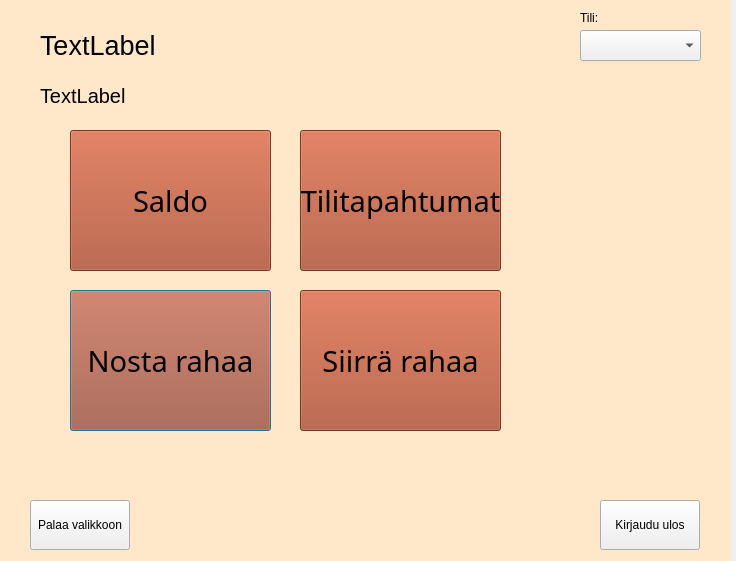
<?xml version="1.0" encoding="UTF-8"?>
<ui version="4.0">
 <class>KorttiWindow</class>
 <widget class="QDialog" name="KorttiWindow">
  <property name="geometry">
   <rect>
    <x>0</x>
    <y>0</y>
    <width>736</width>
    <height>561</height>
   </rect>
  </property>
  <property name="windowTitle">
   <string>BankSimul</string>
  </property>
  <widget class="QLabel" name="labelidkortti">
   <property name="geometry">
    <rect>
     <x>40</x>
     <y>30</y>
     <width>651</width>
     <height>31</height>
    </rect>
   </property>
   <property name="font">
    <font>
     <pointsize>20</pointsize>
    </font>
   </property>
   <property name="text">
    <string>TextLabel</string>
   </property>
  </widget>
  <widget class="QStackedWidget" name="stackedWidget">
   <property name="geometry">
    <rect>
     <x>-10</x>
     <y>0</y>
     <width>741</width>
     <height>561</height>
    </rect>
   </property>
   <property name="styleSheet">
    <string notr="true">background-color: rgb(255, 231, 201);</string>
   </property>
   <property name="currentIndex">
    <number>0</number>
   </property>
   <widget class="QWidget" name="stackMenu">
    <widget class="QPushButton" name="btnNostaRahaa">
     <property name="geometry">
      <rect>
       <x>80</x>
       <y>290</y>
       <width>201</width>
       <height>141</height>
      </rect>
     </property>
     <property name="font">
      <font>
       <family>Bahnschrift</family>
       <pointsize>22</pointsize>
       <italic>false</italic>
       <bold>false</bold>
      </font>
     </property>
     <property name="styleSheet">
      <string notr="true">background-color: rgb(170, 76, 45);
font: 22pt &quot;Bahnschrift&quot;;</string>
     </property>
     <property name="text">
      <string>Nosta rahaa</string>
     </property>
    </widget>
    <widget class="QPushButton" name="btnSaldo">
     <property name="geometry">
      <rect>
       <x>80</x>
       <y>130</y>
       <width>201</width>
       <height>141</height>
      </rect>
     </property>
     <property name="font">
      <font>
       <family>Bahnschrift</family>
       <pointsize>22</pointsize>
       <italic>false</italic>
       <bold>false</bold>
      </font>
     </property>
     <property name="styleSheet">
      <string notr="true">background-color: rgb(170, 76, 45);
font: 22pt &quot;Bahnschrift&quot;;</string>
     </property>
     <property name="text">
      <string>Saldo</string>
     </property>
    </widget>
    <widget class="QPushButton" name="btnSiirraRahaa">
     <property name="geometry">
      <rect>
       <x>310</x>
       <y>290</y>
       <width>201</width>
       <height>141</height>
      </rect>
     </property>
     <property name="font">
      <font>
       <family>Bahnschrift</family>
       <pointsize>22</pointsize>
       <italic>false</italic>
       <bold>false</bold>
      </font>
     </property>
     <property name="styleSheet">
      <string notr="true">background-color: rgb(170, 76, 45);
font: 22pt &quot;Bahnschrift&quot;;</string>
     </property>
     <property name="text">
      <string>Siirrä rahaa</string>
     </property>
    </widget>
    <widget class="QPushButton" name="btnTilitapahtumat">
     <property name="geometry">
      <rect>
       <x>310</x>
       <y>130</y>
       <width>201</width>
       <height>141</height>
      </rect>
     </property>
     <property name="font">
      <font>
       <family>Bahnschrift</family>
       <pointsize>22</pointsize>
       <italic>false</italic>
       <bold>false</bold>
      </font>
     </property>
     <property name="styleSheet">
      <string notr="true">background-color: rgb(170, 76, 45);
font: 22pt &quot;Bahnschrift&quot;;</string>
     </property>
     <property name="text">
      <string>Tilitapahtumat</string>
     </property>
    </widget>
    <widget class="QLabel" name="label_valikko">
     <property name="geometry">
      <rect>
       <x>50</x>
       <y>80</y>
       <width>651</width>
       <height>31</height>
      </rect>
     </property>
     <property name="font">
      <font>
       <pointsize>15</pointsize>
      </font>
     </property>
     <property name="text">
      <string>TextLabel</string>
     </property>
    </widget>
   </widget>
   <widget class="QWidget" name="stackSaldo">
    <widget class="QTextEdit" name="textSaldo">
     <property name="geometry">
      <rect>
       <x>100</x>
       <y>130</y>
       <width>561</width>
       <height>341</height>
      </rect>
     </property>
     <property name="font">
      <font>
       <pointsize>13</pointsize>
      </font>
     </property>
     <property name="styleSheet">
      <string notr="true">background-color: rgb(255, 255, 255);</string>
     </property>
    </widget>
    <widget class="QLabel" name="label_saldo">
     <property name="geometry">
      <rect>
       <x>50</x>
       <y>80</y>
       <width>651</width>
       <height>31</height>
      </rect>
     </property>
     <property name="font">
      <font>
       <pointsize>15</pointsize>
      </font>
     </property>
     <property name="text">
      <string>TextLabel</string>
     </property>
    </widget>
   </widget>
   <widget class="QWidget" name="stackTapahtuma">
    <widget class="QTextEdit" name="textTilitapahtumat">
     <property name="geometry">
      <rect>
       <x>100</x>
       <y>130</y>
       <width>561</width>
       <height>341</height>
      </rect>
     </property>
     <property name="font">
      <font>
       <pointsize>13</pointsize>
      </font>
     </property>
     <property name="styleSheet">
      <string notr="true">background-color: rgb(255, 255, 255);</string>
     </property>
    </widget>
    <widget class="QLabel" name="label_tilitapahtumat">
     <property name="geometry">
      <rect>
       <x>50</x>
       <y>80</y>
       <width>651</width>
       <height>31</height>
      </rect>
     </property>
     <property name="font">
      <font>
       <pointsize>15</pointsize>
      </font>
     </property>
     <property name="text">
      <string>TextLabel</string>
     </property>
    </widget>
    <widget class="QToolButton" name="btn_uudemmat">
     <property name="geometry">
      <rect>
       <x>100</x>
       <y>370</y>
       <width>121</width>
       <height>41</height>
      </rect>
     </property>
     <property name="font">
      <font>
       <pointsize>12</pointsize>
       <italic>false</italic>
       <bold>true</bold>
       <strikeout>false</strikeout>
      </font>
     </property>
     <property name="styleSheet">
      <string notr="true">background-color: rgb(170, 76, 45);
background-color: rgb(170, 170, 127);
</string>
     </property>
     <property name="text">
      <string>&lt;</string>
     </property>
    </widget>
    <widget class="QToolButton" name="btn_vanhemmat">
     <property name="geometry">
      <rect>
       <x>410</x>
       <y>370</y>
       <width>121</width>
       <height>41</height>
      </rect>
     </property>
     <property name="font">
      <font>
       <pointsize>12</pointsize>
       <italic>false</italic>
       <bold>true</bold>
      </font>
     </property>
     <property name="styleSheet">
      <string notr="true">background-color: rgb(170, 76, 45);
background-color: rgb(170, 170, 127);
</string>
     </property>
     <property name="text">
      <string>&gt;</string>
     </property>
    </widget>
   </widget>
   <widget class="QWidget" name="stackNosto">
    <widget class="QLabel" name="label">
     <property name="geometry">
      <rect>
       <x>160</x>
       <y>180</y>
       <width>371</width>
       <height>31</height>
      </rect>
     </property>
     <property name="font">
      <font>
       <pointsize>15</pointsize>
      </font>
     </property>
     <property name="text">
      <string>Paljonko haluat nostaa?</string>
     </property>
     <property name="alignment">
      <set>Qt::AlignCenter</set>
     </property>
    </widget>
    <widget class="QLabel" name="label_tiliInfo">
     <property name="geometry">
      <rect>
       <x>50</x>
       <y>80</y>
       <width>651</width>
       <height>31</height>
      </rect>
     </property>
     <property name="font">
      <font>
       <pointsize>15</pointsize>
      </font>
     </property>
     <property name="text">
      <string>TextLabel</string>
     </property>
    </widget>
    <widget class="QLineEdit" name="lineNostoMaara">
     <property name="enabled">
      <bool>false</bool>
     </property>
     <property name="geometry">
      <rect>
       <x>280</x>
       <y>300</y>
       <width>121</width>
       <height>61</height>
      </rect>
     </property>
     <property name="font">
      <font>
       <pointsize>15</pointsize>
      </font>
     </property>
     <property name="focusPolicy">
      <enum>Qt::WheelFocus</enum>
     </property>
     <property name="styleSheet">
      <string notr="true">background-color: rgb(255, 255, 255);</string>
     </property>
     <property name="alignment">
      <set>Qt::AlignCenter</set>
     </property>
    </widget>
    <widget class="QPushButton" name="btn20e">
     <property name="geometry">
      <rect>
       <x>100</x>
       <y>220</y>
       <width>81</width>
       <height>61</height>
      </rect>
     </property>
     <property name="font">
      <font>
       <pointsize>13</pointsize>
      </font>
     </property>
     <property name="styleSheet">
      <string notr="true">background-color: rgb(138, 211, 245);</string>
     </property>
     <property name="text">
      <string>20</string>
     </property>
    </widget>
    <widget class="QPushButton" name="btn40e">
     <property name="geometry">
      <rect>
       <x>180</x>
       <y>220</y>
       <width>81</width>
       <height>61</height>
      </rect>
     </property>
     <property name="font">
      <font>
       <pointsize>13</pointsize>
      </font>
     </property>
     <property name="styleSheet">
      <string notr="true">background-color: rgb(138, 211, 245);</string>
     </property>
     <property name="text">
      <string>40</string>
     </property>
    </widget>
    <widget class="QPushButton" name="btn60e">
     <property name="geometry">
      <rect>
       <x>260</x>
       <y>220</y>
       <width>81</width>
       <height>61</height>
      </rect>
     </property>
     <property name="font">
      <font>
       <pointsize>13</pointsize>
      </font>
     </property>
     <property name="styleSheet">
      <string notr="true">background-color: rgb(138, 211, 245);</string>
     </property>
     <property name="text">
      <string>60</string>
     </property>
    </widget>
    <widget class="QPushButton" name="btn100e">
     <property name="geometry">
      <rect>
       <x>340</x>
       <y>220</y>
       <width>81</width>
       <height>61</height>
      </rect>
     </property>
     <property name="font">
      <font>
       <pointsize>13</pointsize>
      </font>
     </property>
     <property name="styleSheet">
      <string notr="true">background-color: rgb(138, 211, 245);</string>
     </property>
     <property name="text">
      <string>100</string>
     </property>
    </widget>
    <widget class="QPushButton" name="btn200e">
     <property name="geometry">
      <rect>
       <x>420</x>
       <y>220</y>
       <width>81</width>
       <height>61</height>
      </rect>
     </property>
     <property name="font">
      <font>
       <pointsize>13</pointsize>
      </font>
     </property>
     <property name="styleSheet">
      <string notr="true">background-color: rgb(138, 211, 245);</string>
     </property>
     <property name="text">
      <string>200</string>
     </property>
    </widget>
    <widget class="QPushButton" name="btn500e">
     <property name="geometry">
      <rect>
       <x>500</x>
       <y>220</y>
       <width>71</width>
       <height>61</height>
      </rect>
     </property>
     <property name="font">
      <font>
       <pointsize>13</pointsize>
      </font>
     </property>
     <property name="styleSheet">
      <string notr="true">background-color: rgb(138, 211, 245);</string>
     </property>
     <property name="text">
      <string>500</string>
     </property>
    </widget>
    <widget class="QPushButton" name="btnNosta">
     <property name="geometry">
      <rect>
       <x>290</x>
       <y>370</y>
       <width>101</width>
       <height>61</height>
      </rect>
     </property>
     <property name="font">
      <font>
       <pointsize>13</pointsize>
      </font>
     </property>
     <property name="styleSheet">
      <string notr="true">background-color: rgb(170, 76, 45);</string>
     </property>
     <property name="text">
      <string>Nosta</string>
     </property>
    </widget>
    <widget class="QPushButton" name="btnXe">
     <property name="geometry">
      <rect>
       <x>570</x>
       <y>220</y>
       <width>71</width>
       <height>61</height>
      </rect>
     </property>
     <property name="font">
      <font>
       <pointsize>13</pointsize>
      </font>
     </property>
     <property name="styleSheet">
      <string notr="true">background-color: rgb(138, 211, 245);</string>
     </property>
     <property name="text">
      <string>X</string>
     </property>
    </widget>
    <widget class="QPushButton" name="btnTyhjenna">
     <property name="enabled">
      <bool>false</bool>
     </property>
     <property name="geometry">
      <rect>
       <x>410</x>
       <y>300</y>
       <width>81</width>
       <height>61</height>
      </rect>
     </property>
     <property name="font">
      <font>
       <pointsize>13</pointsize>
      </font>
     </property>
     <property name="styleSheet">
      <string notr="true">background-color: rgb(129, 129, 129);
color: rgb(255, 255, 255);</string>
     </property>
     <property name="text">
      <string>Tyhjennä</string>
     </property>
    </widget>
   </widget>
   <widget class="QWidget" name="stackSiirto">
    <widget class="QLabel" name="label_SiirtoInfo">
     <property name="geometry">
      <rect>
       <x>50</x>
       <y>140</y>
       <width>661</width>
       <height>21</height>
      </rect>
     </property>
     <property name="font">
      <font>
       <pointsize>12</pointsize>
      </font>
     </property>
     <property name="text">
      <string>Valitse tili jolle haluat siirtää rahaa</string>
     </property>
     <property name="alignment">
      <set>Qt::AlignCenter</set>
     </property>
    </widget>
    <widget class="QComboBox" name="comboSiirtoTili">
     <property name="geometry">
      <rect>
       <x>270</x>
       <y>180</y>
       <width>221</width>
       <height>31</height>
      </rect>
     </property>
     <property name="styleSheet">
      <string notr="true">background-color: rgb(138, 211, 245);
</string>
     </property>
    </widget>
    <widget class="QPushButton" name="btnSiirto">
     <property name="geometry">
      <rect>
       <x>280</x>
       <y>230</y>
       <width>201</width>
       <height>41</height>
      </rect>
     </property>
     <property name="styleSheet">
      <string notr="true">background-color: rgb(129, 129, 129);
color: rgb(255, 255, 255);</string>
     </property>
     <property name="text">
      <string>Aloita Siirto</string>
     </property>
    </widget>
    <widget class="QLabel" name="label_siirra">
     <property name="geometry">
      <rect>
       <x>50</x>
       <y>90</y>
       <width>651</width>
       <height>31</height>
      </rect>
     </property>
     <property name="font">
      <font>
       <pointsize>15</pointsize>
      </font>
     </property>
     <property name="text">
      <string>TextLabel</string>
     </property>
    </widget>
   </widget>
  </widget>
  <widget class="QPushButton" name="btnReturn">
   <property name="enabled">
    <bool>true</bool>
   </property>
   <property name="geometry">
    <rect>
     <x>30</x>
     <y>500</y>
     <width>100</width>
     <height>50</height>
    </rect>
   </property>
   <property name="text">
    <string>Palaa valikkoon</string>
   </property>
  </widget>
  <widget class="QPushButton" name="btnLogout">
   <property name="geometry">
    <rect>
     <x>600</x>
     <y>500</y>
     <width>100</width>
     <height>50</height>
    </rect>
   </property>
   <property name="text">
    <string>Kirjaudu ulos</string>
   </property>
  </widget>
  <widget class="QComboBox" name="comboTili">
   <property name="geometry">
    <rect>
     <x>580</x>
     <y>30</y>
     <width>121</width>
     <height>31</height>
    </rect>
   </property>
  </widget>
  <widget class="QLabel" name="labelActiveTili">
   <property name="geometry">
    <rect>
     <x>580</x>
     <y>10</y>
     <width>111</width>
     <height>16</height>
    </rect>
   </property>
   <property name="text">
    <string>Tili:</string>
   </property>
  </widget>
  <zorder>stackedWidget</zorder>
  <zorder>labelidkortti</zorder>
  <zorder>btnReturn</zorder>
  <zorder>btnLogout</zorder>
  <zorder>comboTili</zorder>
  <zorder>labelActiveTili</zorder>
 </widget>
 <resources/>
 <connections/>
</ui>
